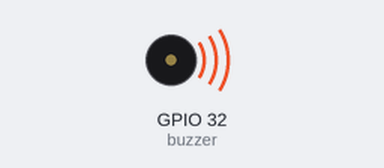
The sketch below on a simulated ESP32. Parts: buzzer (waves = sounding, pin HIGH).

Above: at 1.3 s.
Timing chart, 0 to 5.4 s (numbered marks = the images above):
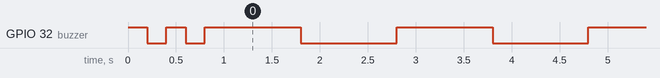

Measured:
- by itself, GPIO 32 (buzzer): goes LOW 0.20 s, HIGH 0.20 s, LOW 0.20 s, 64 × (HIGH 1.0 s, LOW 1.0 s), HIGH 1.0 s, then LOW

The sketch:

Prueba_Buzzer.ino
```cpp
//Código de prueba de buzzer usando T-Beam Esp32 LoRa

int buzzer = 32;

void setup()
{
  pinMode(buzzer, OUTPUT);
  digitalWrite(buzzer, HIGH);
  delay(200);
  digitalWrite(buzzer, LOW);
  delay(200);
  digitalWrite(buzzer, HIGH);
  delay(200);
  digitalWrite(buzzer, LOW);
  delay(200);

}

void loop()
{
  digitalWrite(buzzer, HIGH);
  delay(1000);
  digitalWrite(buzzer, LOW);
  delay(1000);

}
```
